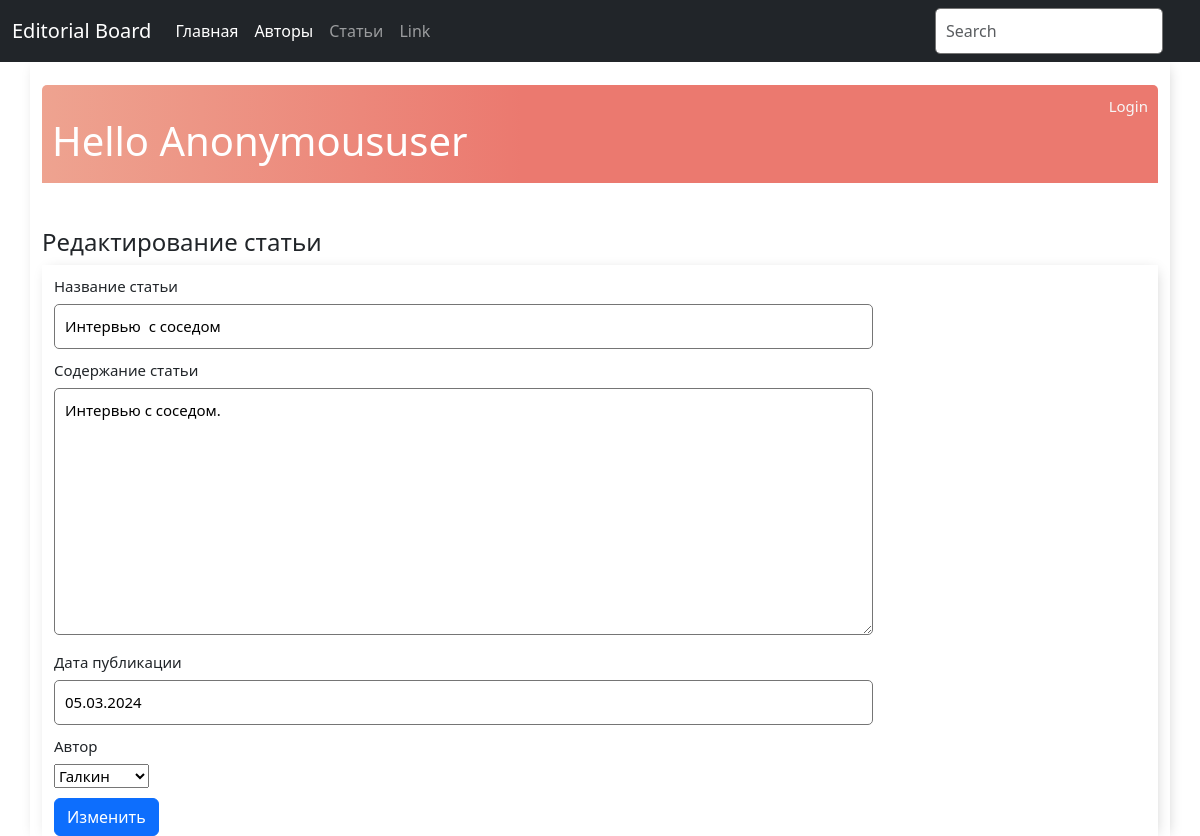
The app's page /edit_article/1/ with its own data.
### base/models.py (models this page shows, shortened)
class Article(models.Model):
    title = models.CharField(max_length=200, verbose_name="Название статьи")
    content = models.TextField(verbose_name="Содержание статьи")
    date_published = models.DateField(verbose_name="Дата публикации")
    author = models.ForeignKey(Author, verbose_name="Автор", on_delete=models.CASCADE)

### base/views.py (the view)
# urls.py: path('edit_article/<int:pk>/', views.edit_article, name='edit_article'),
def edit_article(request, pk):
    article = get_object_or_404(Article, pk=pk)
    if request.method == 'POST':
        form = ArticleForm(request.POST, instance=article)
        if form.is_valid():
            form.save()
            return redirect('article_list')
    else:
        form = ArticleForm(instance=article)
    context = {
        'form': form,
        'header': 'Редактирование статьи'
    }
    return render(request, 'edit_article.html', context)

### base/forms.py
class ArticleForm(forms.ModelForm):
    class Meta:
        model = Article
        fields = ('title', 'content', 'date_published', 'author')

### base/models.py (called while the page is built)
    def __str__(self):
        return self.last_name

### base/templates/edit_article.html (shortened to what this page needs)
{% extends 'base.html' %}
{% block content %}
<br>
<div class="header-bar">
    <div>
        <br>
        <h1>Hello {{ request.user|title }}</h1>
    </div>
    {% if request.user.is_authenticated %}
    <a href="{% url 'logout' %}">Logout</a>
    {% else %}
    <a href="{% url 'login' %}">Login</a>
    {% endif %}
</div>
<br><br>
<h4> {{ header }}</h4>
<div class="container">
    <form  method="POST">
        {%  for field in form  %}
        <div class="form group">
            <label for="id_{{ field.title }}" class="col-2 col-form-label">{{ field.label }}</label>
            <div class="col-10">
                {{ field }}
            </div>
        </div>
        {%  endfor %}
        <div class="button-container">
            <button type="submit" class="btn btn-primary" name="button">Изменить</button>
        </div>
    </form>
</div>
{% endblock content %}

### base/static/css/styles.css (style rules this page uses)
body { background: #FAFAFA; font-family: 'Nunito Sans', sans-serif; }
.container { max-width: 550px; font-size: 15px; margin: auto; background: #ffff; -webkit-box-shadow: 2px 2px 13px -4px rgba(0, 0, 0, 0.21); box-shadow: 2px 2px 13px -4px rgba(0, 0, 0, 0.21); }
input { outline: none; border: none; }
.header-bar { display: flex; justify-content: space-between; color: #fff; padding: 10px; border-radius: 5px 5px 0 0; background: linear-gradient(90deg, #EEA390 0%, #EB796F 43%, #EB796F 100%); }
.header-bar a { color: rgb(247, 247, 247); text-decoration: none; }
input[type=text], input[type=password], textarea { border: 1px solid #757575; border-radius: 5px; padding: 10px; width: 90%; }
label { padding-top: 10px !important; display: block; }
::placeholder { font-weight: 300; opacity: 0.5; }
.button-container { margin-top: 10px; }

### records on screen
Article: form "Интервью с соседом" "Интервью с соседом." "05.03.2024" "Галкин"

### other values on screen
{{ request.user|title }} "Anonymoususer"
{{ header }} "Редактирование статьи"
{{ field.label }} "Название статьи" "Содержание статьи" "Дата публикации" "Автор"
